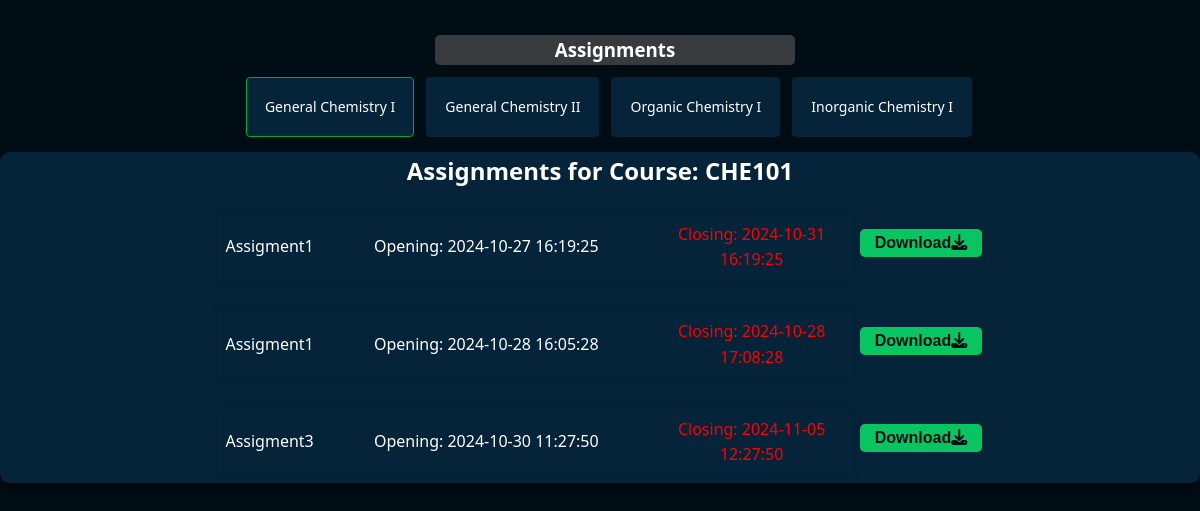
/assigment_page.php?course_code=CHE101 (signed in), run on the app's committed database.
### tables this page shows
CREATE TABLE `courses` (
  `course_code` varchar(255) NOT NULL,
  `course_name` varchar(255) DEFAULT NULL,
  PRIMARY KEY (`course_code`)
);

CREATE TABLE `assignments` (
  `assignment_id` int(11) NOT NULL AUTO_INCREMENT,
  `assignment_name` varchar(255) NOT NULL,
  `file_path` varchar(255) DEFAULT NULL,
  `course_code` varchar(50) NOT NULL,
  `open_date` datetime NOT NULL,
  `close_date` datetime NOT NULL,
  `upload_date` datetime DEFAULT NULL,
  PRIMARY KEY (`assignment_id`)
);

### assigment_page.php (the view, shortened to what this page needs)
<?php
$student_id = $_SESSION['student_id'];
$year_id = 1;
$semester_id = 1;
$servername = "localhost";
$username = "root";
$password = "";
$dbname = "woods";
$conn = new mysqli($servername, $username, $password, $dbname);
$program_query = $conn->prepare("SELECT program_id FROM student_details_table WHERE student_id = ?");
$program_query->bind_param("i", $student_id);
$program_query->execute();
$program_result = $program_query->get_result();
$program_row = $program_result->fetch_assoc();
$program_id = $program_row['program_id'];
$courses_query = $conn->prepare("
    SELECT c.course_code, c.course_name
    FROM courses c
    JOIN program_registration pr ON c.course_code = pr.course_code
    WHERE pr.program_id = ? AND pr.year_id = ? AND pr.semester_id = ?
");
$courses_query->bind_param("iii", $program_id, $year_id, $semester_id);
$courses_query->execute();
$courses_result = $courses_query->get_result();
?>
<!DOCTYPE html>
<html lang="en">
<head>
    <link rel="stylesheet" href="Resources/assigment_page.css?v=<?php echo time(); ?>">
    <link rel="stylesheet" href="Resources/fontawesome/css/all.css">
</head>
<body>
<section class="edditing_part">
    <div class="right">
        <aside class="box1">
            <h1>Assignments</h1>
            <ul>
                <?php if ($courses_result->num_rows > 0): ?>
                    <?php while ($course = $courses_result->fetch_assoc()): ?>
                        <a class="listcourses" <?php echo (isset($_GET['course_code']) && $_GET['course_code'] == $course['course_code']) ? 'selected' : ''; ?>" href="?course_code=<?php echo htmlspecialchars($course['course_code']); ?>">
                            <?php echo htmlspecialchars($course['course_name']); ?>
                        </a>
                    <?php endwhile; ?>
                <?php else: ?>
                    <li>No courses found for the selected program, year, and semester.</li>
                <?php endif; ?>
            </ul>
        </aside>
        <div class="edditing_section">
            <div class="assignment_box">
                <div class="assignment_box1">
                    <div class="assignment_box1_child1">
                        <h1>Assignments for Course:
                            <?php
                            if (isset($_GET['course_code'])) {
                                $course_code = $_GET['course_code'];
                                echo htmlspecialchars($course_code);
                                $assignments_query = $conn->prepare("SELECT assignment_id, assignment_name, file_path, open_date, close_date FROM assignments WHERE course_code = ?");
                                $assignments_query->bind_param("s", $course_code);
                                $assignments_query->execute();
                                $assignments_result = $assignments_query->get_result();
                            } else {
                                echo "Select a course to view assignments.";
                            }
                            ?>
                        </h1>
                        <?php if (isset($assignments_result) && $assignments_result->num_rows > 0): ?>
                            <ul>
                                <?php while ($assignment = $assignments_result->fetch_assoc()): ?>
                                    <li>
                                        <a class="listcourses <?php echo (isset($_GET['assignment_id']) && $_GET['assignment_id'] == $assignment['assignment_id']) ? 'selected' : ''; ?>" href="?course_code=<?php echo htmlspecialchars($course_code); ?>&assignment_id=<?php echo htmlspecialchars($assignment['assignment_id']); ?>">
                                            <?php echo htmlspecialchars($assignment['assignment_name']); ?>
                                            <p>Opening: <?php echo htmlspecialchars($assignment['open_date']); ?></p>
                                            <p class="closing">Closing: <?php echo htmlspecialchars($assignment['close_date']); ?></p>
                                        </a>
                                        <a href="<?php echo htmlspecialchars($assignment['file_path']); ?>" download>
                                            <button class="btntxt" type="button">Download<i class="fa-solid fa-download"></i></button>
                                        </a>
                                    </li>
                                <?php endwhile; ?>
                            </ul>
                        <?php else: ?>
                            <p>No assignments found for this course.</p>
                        <?php endif; ?>
                    </div>
                </div>
            </div>
        </div>
    </div>
</section>
</body>
</html>

### Resources/assigment_page.css (style rules this page uses)
:root { --primary-dark:#010d15; --primary-accent: #09c561; --neutral: #60676c; --background: #052339; --text-light: #ffffff; --text-secondary: #b0b0b0; --border-color: #2e2e2e; }
* { box-sizing: border-box; margin: 0; padding: 0; }
body { font-family: 'Segoe UI', Tahoma, Geneva, Verdana, sans-serif; background-color: var(--primary-dark); color: var(--text-light); line-height: 1.6; min-height: 100vh; display: flex; flex-direction: column; }
.edditing_part { width: 100%; max-width: 1350px; height: fit-content; margin: 20px auto; display: flex; flex-direction: column; gap: 20px; }
.edditing_section { background-color: var(--background); border-radius: 10px; box-shadow: 0 4px 12px rgba(0, 0, 0, 0.5); }
.assignment_box { display: flex; flex-direction: row; }
.assignment_box1 { display: flex; flex-direction: column; margin: auto; width: 65%; height: fit-content; display: flex; flex-direction: row; background-color: var(--background); }
.fa-download { color: var(--primary-dark); }
button { background-color: var(--primary-accent); border-radius: 10px; color: white; padding: 2px 8px; border: none; cursor: pointer; font-size: 16px; }
.closing { width:16% ; color: var(--neutral); text-align: center; align-content: center; }
button.btntxt, button.btntxt3 { background-color: var(--primary-accent); color: var(--primary-dark); padding: 5px 15px; border: none; border-radius: 5px; cursor: pointer; font-weight: 700; transition: background-color 0.3s ease, transform 0.2s ease; }
.closing { width: 30%; color: red; }

### data on the page
courses: course_name "General Chemistry I"
courses: course_name "General Chemistry II"
courses: course_name "Organic Chemistry I"
courses: course_name "Inorganic Chemistry I"
assignments: assignment_name "Assigment1", open_date "2024-10-27 16:19:25", close_date "2024-10-31 16:19:25"
assignments: assignment_name "Assigment1", open_date "2024-10-28 16:05:28", close_date "2024-10-28 17:08:28"
assignments: assignment_name "Assigment3", open_date "2024-10-30 11:27:50", close_date "2024-11-05 12:27:50"

### other printed values
$course_code "CHE101"
